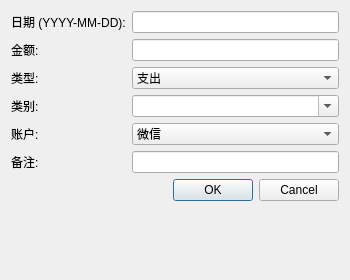
<?xml version="1.0" encoding="UTF-8"?>
<ui version="4.0">
 <class>AddTransactionDialog</class>
 <widget class="QDialog" name="AddTransactionDialog">
  <property name="geometry">
   <rect>
    <x>0</x><y>0</y>
    <width>350</width>
    <height>280</height>
   </rect>
  </property>
  <property name="windowTitle">
   <string>添加交易</string>
  </property>
  <property name="minimumSize">
   <size>
    <width>350</width>
    <height>0</height>
   </size>
  </property>
  <layout class="QFormLayout" name="form_layout">
   <item row="0" column="0">
    <widget class="QLabel" name="date_label">
     <property name="text">
      <string>日期 (YYYY-MM-DD):</string>
     </property>
    </widget>
   </item>
   <item row="0" column="1">
    <widget class="QLineEdit" name="date_edit"/>
   </item>
   <item row="1" column="0">
    <widget class="QLabel" name="amount_label">
     <property name="text">
      <string>金额:</string>
     </property>
    </widget>
   </item>
   <item row="1" column="1">
    <widget class="QLineEdit" name="amount_edit"/>
   </item>
   <item row="2" column="0">
    <widget class="QLabel" name="type_label">
     <property name="text">
      <string>类型:</string>
     </property>
    </widget>
   </item>
   <item row="2" column="1">
    <widget class="QComboBox" name="type_combo">
     <item>
      <property name="text">
       <string>支出</string>
      </property>
     </item>
     <item>
      <property name="text">
       <string>收入</string>
      </property>
     </item>
    </widget>
   </item>
   <item row="3" column="0">
    <widget class="QLabel" name="cat_label">
     <property name="text">
      <string>类别:</string>
     </property>
    </widget>
   </item>
   <item row="3" column="1">
    <widget class="QComboBox" name="cat_combo">
     <property name="editable">
      <bool>true</bool>
     </property>
     <!-- 类别项由代码从 STANDARD_CATEGORIES 动态填充 -->
    </widget>
   </item>
   <item row="4" column="0">
    <widget class="QLabel" name="acc_label">
     <property name="text">
      <string>账户:</string>
     </property>
    </widget>
   </item>
   <item row="4" column="1">
    <widget class="QComboBox" name="acc_combo">
     <item>
      <property name="text">
       <string>微信</string>
      </property>
     </item>
     <item>
      <property name="text">
       <string>支付宝</string>
      </property>
     </item>
     <item>
      <property name="text">
       <string>现金</string>
      </property>
     </item>
     <item>
      <property name="text">
       <string>银行卡</string>
      </property>
     </item>
    </widget>
   </item>
   <item row="5" column="0">
    <widget class="QLabel" name="note_label">
     <property name="text">
      <string>备注:</string>
     </property>
    </widget>
   </item>
   <item row="5" column="1">
    <widget class="QLineEdit" name="note_edit"/>
   </item>
   <item row="6" column="0" colspan="2">
    <widget class="QDialogButtonBox" name="button_box">
     <property name="standardButtons">
      <set>QDialogButtonBox::Cancel|QDialogButtonBox::Ok</set>
     </property>
    </widget>
   </item>
  </layout>
 </widget>
 <resources/>
 <connections/>
</ui>
